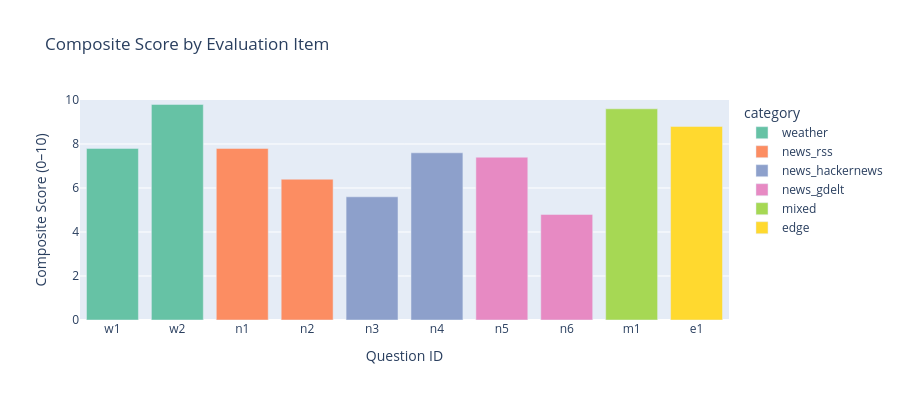

Notebook source saved alongside this figure:
### Code cell
# ── 7.2 Bar chart: composite score by question ────────────────────────────────
fig_bar = px.bar(
    df,
    x="id",
    y="composite",
    color="category",
    title="Composite Score by Evaluation Item",
    labels={"composite": "Composite Score (0–10)", "id": "Question ID"},
    color_discrete_sequence=px.colors.qualitative.Set2,
)
fig_bar.update_layout(yaxis_range=[0, 10], height=400)
fig_bar.show()

### Figure 1 — Plotly figure (JSON) as saved in the notebook; plotly's stock layout.template omitted (floating-point values rounded to 4 significant figures)
{"data": [{"hovertemplate": "category=weather<br>Question ID=%{x}<br>Composite Score (0–10)=%{y}<extra></extra>", "legendgroup": "weather", "marker": {"color": "rgb(102,194,165)", "pattern": {"shape": ""}}, "name": "weather", "orientation": "v", "showlegend": true, "textposition": "auto", "type": "bar", "x": ["w1", "w2"], "xaxis": "x", "y": [7.8, 9.8], "yaxis": "y"}, {"hovertemplate": "category=news_rss<br>Question ID=%{x}<br>Composite Score (0–10)=%{y}<extra></extra>", "legendgroup": "news_rss", "marker": {"color": "rgb(252,141,98)", "pattern": {"shape": ""}}, "name": "news_rss", "orientation": "v", "showlegend": true, "textposition": "auto", "type": "bar", "x": ["n1", "n2"], "xaxis": "x", "y": [7.8, 6.4], "yaxis": "y"}, {"hovertemplate": "category=news_hackernews<br>Question ID=%{x}<br>Composite Score (0–10)=%{y}<extra></extra>", "legendgroup": "news_hackernews", "marker": {"color": "rgb(141,160,203)", "pattern": {"shape": ""}}, "name": "news_hackernews", "orientation": "v", "showlegend": true, "textposition": "auto", "type": "bar", "x": ["n3", "n4"], "xaxis": "x", "y": [5.6, 7.6], "yaxis": "y"}, {"hovertemplate": "category=news_gdelt<br>Question ID=%{x}<br>Composite Score (0–10)=%{y}<extra></extra>", "legendgroup": "news_gdelt", "marker": {"color": "rgb(231,138,195)", "pattern": {"shape": ""}}, "name": "news_gdelt", "orientation": "v", "showlegend": true, "textposition": "auto", "type": "bar", "x": ["n5", "n6"], "xaxis": "x", "y": [7.4, 4.8], "yaxis": "y"}, {"hovertemplate": "category=mixed<br>Question ID=%{x}<br>Composite Score (0–10)=%{y}<extra></extra>", "legendgroup": "mixed", "marker": {"color": "rgb(166,216,84)", "pattern": {"shape": ""}}, "name": "mixed", "orientation": "v", "showlegend": true, "textposition": "auto", "type": "bar", "x": ["m1"], "xaxis": "x", "y": [9.6], "yaxis": "y"}, {"hovertemplate": "category=edge<br>Question ID=%{x}<br>Composite Score (0–10)=%{y}<extra></extra>", "legendgroup": "edge", "marker": {"color": "rgb(255,217,47)", "pattern": {"shape": ""}}, "name": "edge", "orientation": "v", "showlegend": true, "textposition": "auto", "type": "bar", "x": ["e1"], "xaxis": "x", "y": [8.8], "yaxis": "y"}], "layout": {"barmode": "relative", "height": 400, "legend": {"title": {"text": "category"}, "tracegroupgap": 0}, "title": {"text": "Composite Score by Evaluation Item"}, "xaxis": {"anchor": "y", "domain": [0, 1], "title": {"text": "Question ID"}}, "yaxis": {"anchor": "x", "domain": [0, 1], "range": [0, 10], "title": {"text": "Composite Score (0–10)"}}}}
